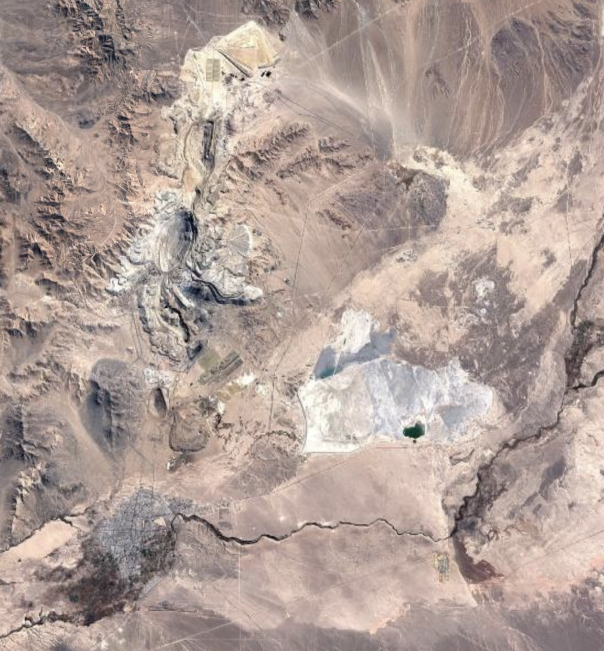
%> input picture final/images/chuquicamata/2020-12-31.png, 1208 x 1302 px (shown at 1/2 size)
$ octave dbscan_test.m   (GNU Octave 9; MATLAB toolbox functions it lacks are replaced by stand-ins)
%> lines starting %> are read from the running program, lines starting %| are printed output that depends on the picture

% dbscan_mine("images/alberta/mining_2020.png", "dbscan_plots/alberta.png", 0.055, 20);
% dbscan_mine("images/chuquicamata/2020-12-31.png", "dbscan_plots/chuquicamata.png", 0.1, 100);
dbscan_mine("images/garzweiler/2020-12-31.png", "dbscan_plots/garzweuler.png", 0.04, 110);
% [4 lines not run here, left out]
function dbscan_mine(filename, savefile, eps, minpts)
%> called with filename = 'images/garzweiler/2020-12-31.png', savefile = 'dbscan_plots/garzweuler.png', eps = 0.04, minpts = 110

    im = imread(filename);
%> im is the input picture: size 1302x1208x3 uint8; mean R, G, B 174.5, 157.7, 151.1
    img = imresize(im, 0.5);
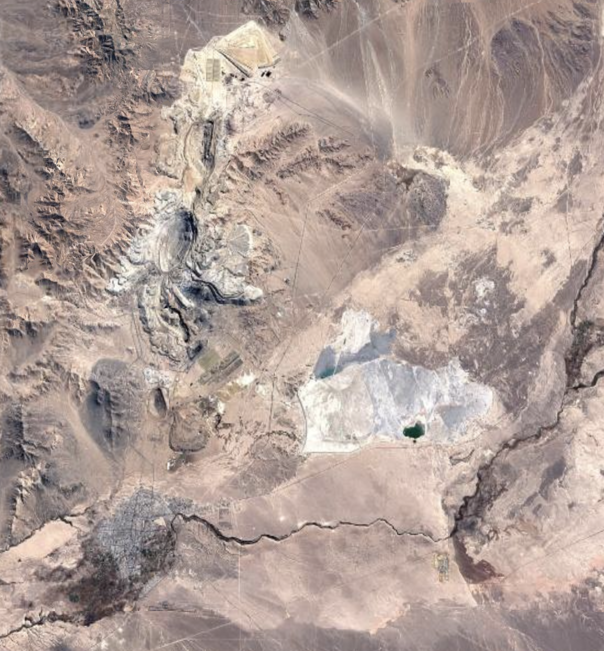
%> img: size 651x604x3 uint8; mean R, G, B 174.5, 157.8, 151.1
    figure(1);
    imshow(img)
    img = im2double(img);
%> img: size 651x604x3 double
    size(img)
%> ans = [651 604 3]

    hsv = rgb2hsv(img);
%> hsv: size 651x604x3 double; mean H, S, V 0.146, 0.137, 0.685
    h = hsv(:,:,1);
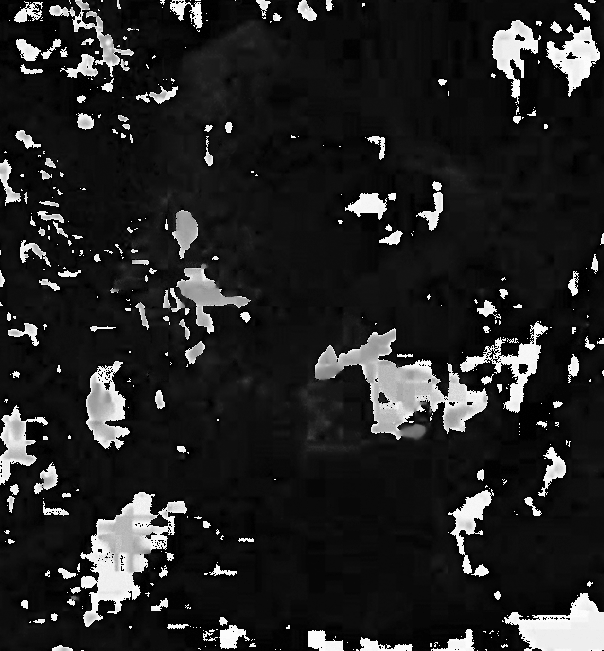
%> h: size 651x604 double; min 0, max 0.994, mean 0.146
    h = reshape(h.',1,[]);
    s = hsv(:,:,2);
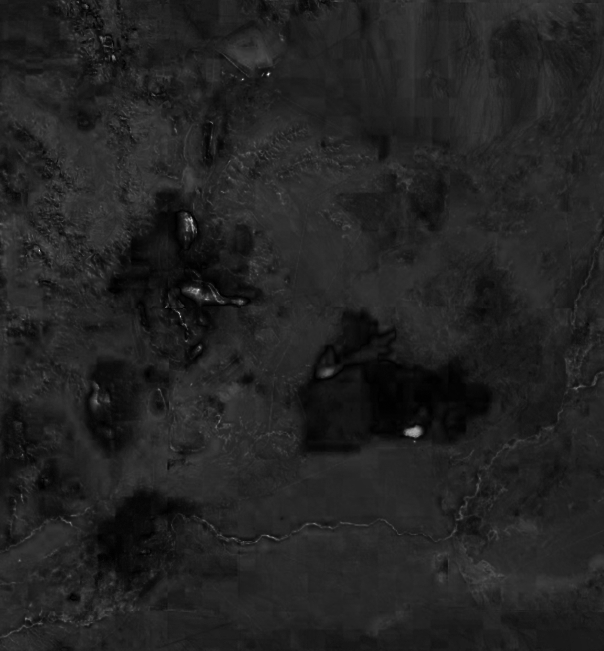
%> s: size 651x604 double; min 0, max 0.917, mean 0.137
    s = reshape(s.',1,[]);
    v = hsv(:,:,3);
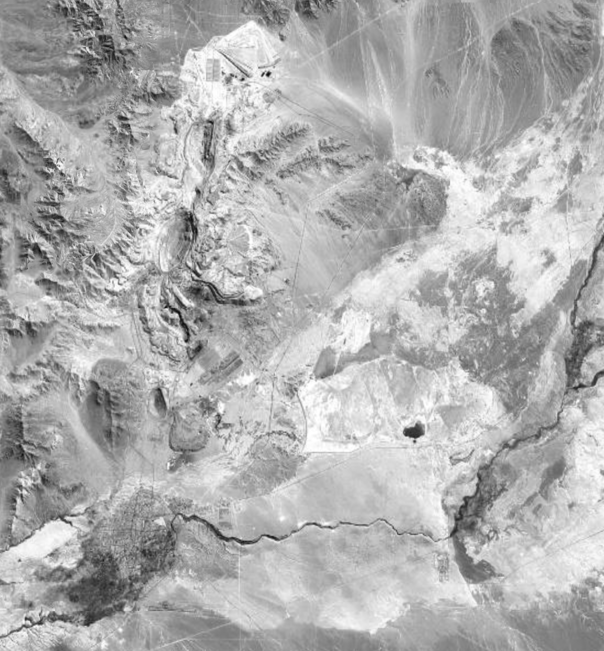
%> v: size 651x604 double; min 0.0431, max 1, mean 0.685
    v = reshape(v.',1,[]);

    x = 1:size(img, 2);
%> x = 604 values from 1 to 604
    x = repmat(x, size(img, 1), 1);
    x = reshape(x.',1,[]);

    y = transpose(1:size(img, 1));
%> y = 651 values from 1 to 651
    y = repmat(y, 1, size(img, 2));
    y = reshape(y.',1,[]);

    h_scale = h/max(h);
    s_scale = s/max(s);
    v_scale = v/max(v);
    x_scale = x/max(x);
    y_scale = y/max(y);

    data = [h_scale; s_scale; v_scale; x_scale; y_scale]';

%> (the run ends here)
